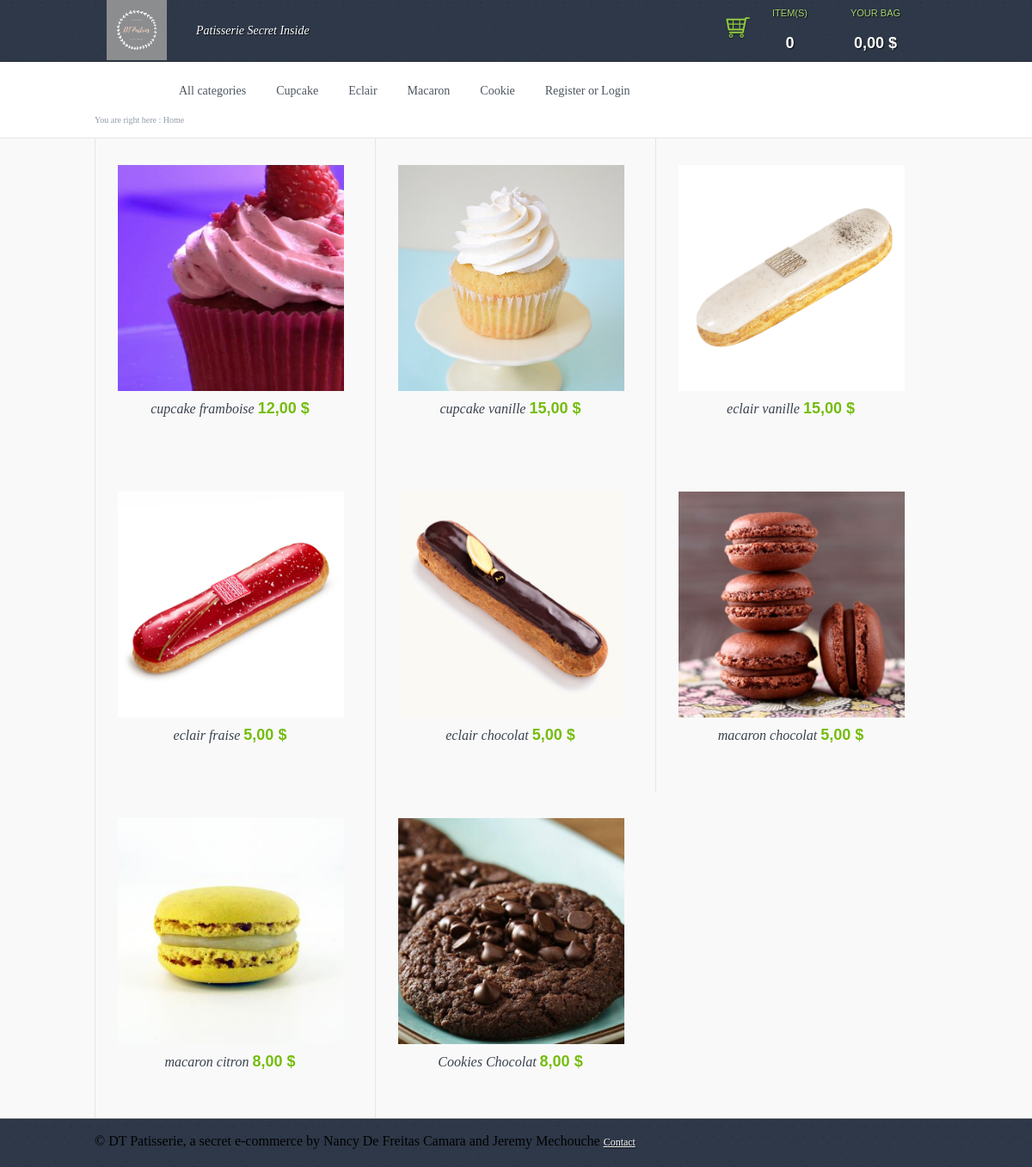
The page / on the database its author committed.
### tables this page shows
CREATE TABLE IF NOT EXISTS `category` (
  `id` int(11) NOT NULL AUTO_INCREMENT,
  `category` varchar(50) NOT NULL,
  PRIMARY KEY (`id`)
);

CREATE TABLE IF NOT EXISTS `products` (
  `id` int(11) NOT NULL AUTO_INCREMENT,
  `name` varchar(255) NOT NULL,
  `price` float NOT NULL DEFAULT '0',
  `id_category` int(2) NOT NULL,
  `stock_quantity` int(11) NOT NULL,
  PRIMARY KEY (`id`)
);

### class/Panier.php (called while the page is built, shortened)
<?php
class Panier{
	private $DB;
	public function __construct($DB){
		$this->DB = $DB;
	}
	public function count(){
		return array_sum($_SESSION['panier']);
	}
	public function total(){
		$total = 0;
		$ids = array_keys($_SESSION['panier']);
		if(empty($ids)){
			$products = array();
		}else{
			$products = $this->DB->query('SELECT id, price FROM products WHERE id IN ('.implode(',',$ids).')');
		}
		return $total;
	}
}

### db.class.php (called while the page is built, shortened)
<?php
class DB{
	private $host = 'localhost';
	private $username = 'root';
	private $password = 'Mechassault93';
	private $database = 'tuto';
	private $db;
	public function __construct($host = null, $username = null, $password = null, $database = null){
		try{
			$this->db = new PDO('mysql:host='.$this->host.';dbname='.$this->database, $this->username, $this->password, array(
					PDO::MYSQL_ATTR_INIT_COMMAND => 'SET NAMES UTF8',
					PDO::ATTR_ERRMODE => PDO::ERRMODE_WARNING
				));
		}catch(PDOException $e){
			die('<h1>Impossible de se connecter a la base de donnee</h1>');
		}
	}
	public function query($sql, $data = array()){
		$req =$this->db->prepare($sql);
		$req->execute($data);
		return $req->fetchAll(PDO::FETCH_OBJ);
	}
}

### index.php (the view, shortened to what this page needs)
<?php require 'header.php'; ?>
<div id="wrap">
    <div id="menu">
        <ul class="wrap">
            <li> <a href="/">All categories</a> </li>
            <?php
            $categories = $DB->query('SELECT * FROM category');
            foreach ($categories as $key => $categorie) {
                ?>
                <li> <a href="category.php?id=<?php echo $categorie->id; ?>"><?php echo $categorie->category; ?></a> </li>
            <?php } ?>
            <li> <a href="register.php">Register or Login </a> </li>
        </ul>
    </div>
    <div id="ariane">
        <div class="wrap">
            You are right here : Home
        </div>
    </div>
    <div id="main" class="clearfix">
        <div class="home">
            <div class="row">
                <div class="wrap">
                    <?php $products = $DB->query('SELECT * FROM products'); ?>
                    <?php foreach ($products as $product) { ?>
                        <div class="box">
                            <div class="product full">
                                <a href="#">
                                    <img style="width: 100%;" src="img/<?= $product->id; ?>.jpg">
                                </a>
                                <div class="description">
                                    <?= $product->name; ?>
                                    <a href="#" class="price"><?= number_format($product->price, 2, ',', ' '); ?> $</a>
                                </div>
                                <a class="add addPanier" href="addpanier.php?id=<?= $product->id; ?>">
                                </a>
                            </div>
                        </div>
                    <?php } ?>
                </div>
            </div>
        </div>
        <?php require 'footer.php'; ?>

### header.php (shortened to what this page needs)
<?php
require_once 'db.class.php';
require_once 'class/Panier.php';
$DB = new DB();
$panier = new panier($DB);
?><!DOCTYPE html>
<html>
    <head>
        <link rel="stylesheet" href="css/style.css" type="text/css" media="screen" charset="utf-8">
    </head>
    <body>
        <div id="header">
            <div class="wrap">
                <div class="menu">
                    <a href="index.php" class="logo"><img src="img/DT_Pastries.jpg" style="height: auto;width: 70px;"></a>
                    <h1>Patisserie Secret Inside</h1>
                    <ul class="panier">
                        <li class="caddie"><a href="panier.php">Caddie</a></li>
                        <li class="items">
                            ITEM(S)
                            <span id="count"><?= $panier->count(); ?></span>
                        </li>
                        <li class="total">
                            YOUR BAG
                            <span><span id="total"><?= number_format($panier->total(), 2, ',', ' '); ?></span> $</span>
                        </li>
                    </ul>
                </div>
            </div>
        </div>

### footer.php (shortened to what this page needs)
</div>
</div>
<div id="footer">
    <div class="wrap">
        <span>
            © DT Patisserie, a secret e-commerce by Nancy De Freitas Camara and Jeremy Mechouche
        </span>
        <span>
            <a href="contact.php">Contact</a>
        </span>
    </div>
</div>
</body>
</html>

### rows shown on the page
category: category "Cupcake"
category: category "Eclair"
category: category "Macaron"
category: category "Cookie"
products: shows a picture, name "cupcake framboise", price "12,00"
products: shows a picture, name "cupcake vanille", price "15,00"
products: shows a picture, name "eclair vanille", price "15,00"
products: shows a picture, name "eclair fraise", price "5,00"
products: shows a picture, name "eclair chocolat", price "5,00"
products: shows a picture, name "macaron chocolat", price "5,00"
products: shows a picture, name "macaron citron", price "8,00"
products: shows a picture, name "Cookies Chocolat", price "8,00"

### other values the page prints
$panier->count() "0"
$panier->total() "0,00"
